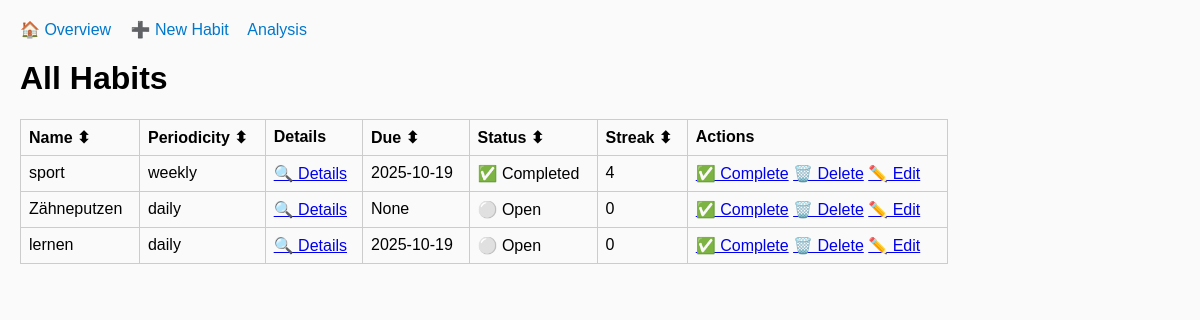
/, run on an earlier commit of the app's database.
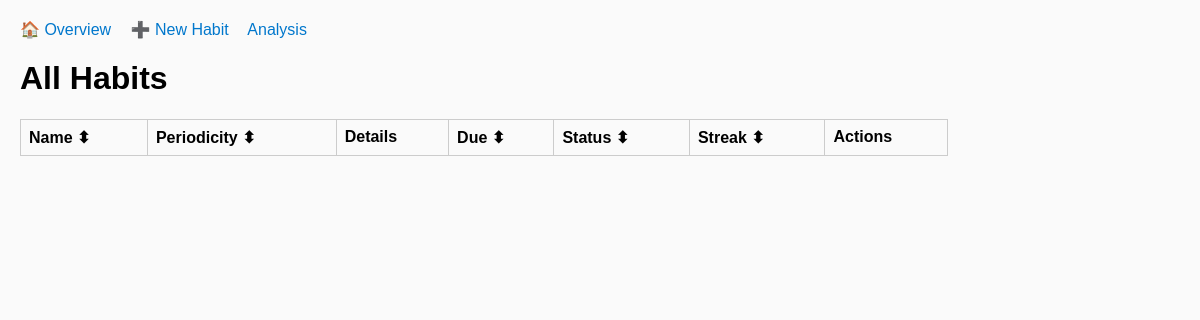
And on a later commit of the database.
### tables this page shows
CREATE TABLE habits (
            id INTEGER PRIMARY KEY AUTOINCREMENT,
            name TEXT NOT NULL,
            periodicity TEXT CHECK(periodicity IN ('daily','weekly','monthly','yearly')),
            created_at TEXT NOT NULL,
            start_date TEXT,
            due_date TEXT,
            active_days TEXT,
            completed INTEGER DEFAULT 0
        );

### app.py (the view)
@app.route("/")
def index():
    manager.update_habit_statuses()
    habits = manager.get_all_habits()
    for h in habits:
        h.current_streak = manager.get_streak(h.id)
    return render_template("index.html", habits=habits)

### habit.py (called while the page is built)
    @classmethod
    def from_row(cls, row):
        return cls(**dict(row))

### habit_manager.py (called while the page is built)
    def get_all_habits(self):
        conn = get_connection()
        c = conn.cursor()
        c.execute("SELECT * FROM habits")
        habits = [Habit.from_row(row) for row in c.fetchall()]
        conn.close()
        return habits

    def get_habit_by_id(self, habit_id):
        conn = get_connection()
        c = conn.cursor()
        c.execute("SELECT * FROM habits WHERE id = ?", (habit_id,))
        row = c.fetchone()
        conn.close()
        return Habit.from_row(row) if row else None

    def get_completions(self, habit_id):
        conn = get_connection()
        c = conn.cursor()
        c.execute("SELECT completed_at FROM completions WHERE habit_id = ? ORDER BY completed_at", (habit_id,))
        rows = [r["completed_at"] for r in c.fetchall()]
        conn.close()
        return rows

### storage.py (called while the page is built)
def get_connection():
    conn = sqlite3.connect(DB_NAME, timeout=10)
    conn.row_factory = sqlite3.Row
    return conn

### templates/index.html (shortened to what this page needs)
{% extends "base.html" %}
{% block content %}
<h1>All Habits</h1>
<table id="habitTable" border="1">
  <thead>
    <tr>
      <th onclick="sortTable(0)">Name ⬍</th>
      <th onclick="sortTable(1)">Periodicity ⬍</th>
      <th>Details</th>
      <th onclick="sortTable(3)">Due ⬍</th>
      <th onclick="sortTable(4)">Status ⬍</th>
      <th onclick="sortTable(5)">Streak ⬍</th>
      <th>Actions</th>
    </tr>
  </thead>
  <tbody>
    {% for h in habits %}
    <tr>
      <td>{{ h["name"] }}</td>
      <td>{{ h["periodicity"] }}</td>
      <td><a href="{{ url_for('habit_detail', habit_id=h['id']) }}">🔍 Details</a></td>
      <td>{{ h["due_date"] }}</td>
      <td>
        {% if h.completed == 1 %}
          ✅ Completed
        {% elif h.completed == 2 %}
          ❌ Broken
        {% else %}
          ⚪ Open
        {% endif %}
      </td>
      <td>{{ h["current_streak"] }}</td>
      <td>
        <a href="{{ url_for('complete', habit_id=h['id']) }}">✅ Complete</a>
        <a href="{{ url_for('delete_habit_route', habit_id=h['id']) }}">🗑️ Delete</a>
        <a href="{{ url_for('edit_habit', habit_id=h['id']) }}">✏️ Edit</a>
      </td>
    </tr>
    {% endfor %}
  </tbody>
</table>
{% endblock %}

What changed in the data, as far as the page shows it:
removed habits: name "sport", periodicity "weekly", due_date "2025-10-19", completed "✅ Completed", current_streak "4"
removed habits: name "Zähneputzen", periodicity "daily", due_date "None", shows "⚪ Open", current_streak "0"
removed habits: name "lernen", periodicity "daily", due_date "2025-10-19", shows "⚪ Open", current_streak "0"
